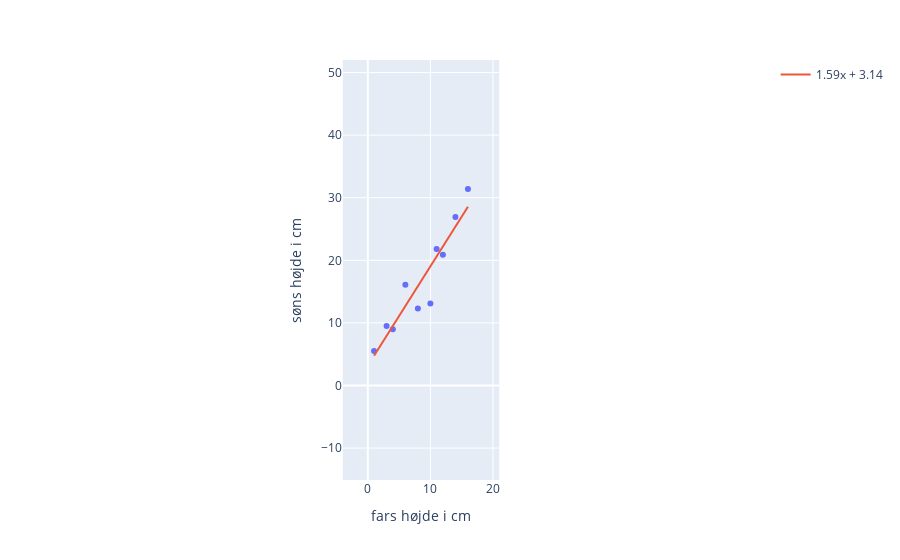

Notebook cell for this chart:
### Code cell
scatterplot(df2, 0, 1, tuples=[(a_tilde, b_tilde)])

### Figure 1 — Plotly figure (JSON) as saved in the notebook; plotly's stock layout.template omitted (floating-point values rounded to 4 significant figures)
{"data": [{"hovertemplate": "0=%{x}<br>1=%{y}<extra></extra>", "legendgroup": "", "marker": {"color": "#636efa", "symbol": "circle"}, "mode": "markers", "name": "", "orientation": "v", "showlegend": false, "type": "scatter", "x": [1, 3, 4, 6, 8, 10, 11, 12, 14, 16], "xaxis": "x", "y": [5.5, 9.5, 9, 16.1, 12.3, 13.1, 21.8, 20.9, 26.9, 31.4], "yaxis": "y"}, {"mode": "lines", "name": "1.59x + 3.14", "type": "scatter", "x": [1, 3, 4, 6, 8, 10, 11, 12, 14, 16], "y": [4.733, 7.911, 9.5, 12.68, 15.86, 19.03, 20.62, 22.21, 25.39, 28.57]}], "layout": {"autosize": true, "legend": {"tracegroupgap": 0}, "margin": {"t": 60}, "xaxis": {"anchor": "y", "constrain": "domain", "domain": [0.3853, 0.6147], "range": [-4, 21], "title": {"text": "fars højde i cm"}, "type": "linear"}, "yaxis": {"anchor": "x", "domain": [0, 1], "range": [0.5, 36.4], "scaleanchor": "x", "scaleratio": 1, "title": {"text": "søns højde i cm"}, "type": "linear"}}}
